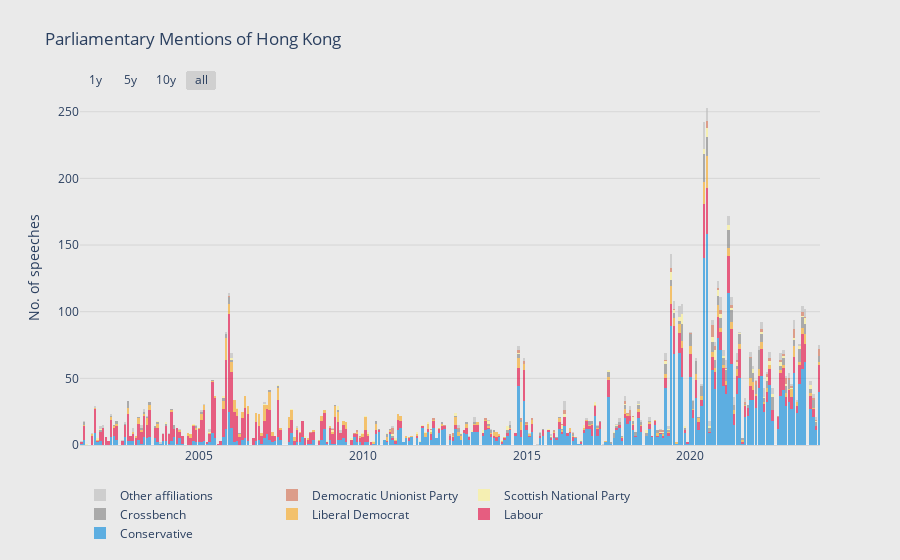

The notebook cell this image was saved under:
### Code cell
fig = go.Figure()

def add_bar(column, color):
    fig.add_trace(
        go.Bar(
            name = column,
            x = df_party_month_wide_sorted_grouped['month'],
            y = df_party_month_wide_sorted_grouped[column],
            marker_color = color,
            marker_line_width = 0,
            opacity = 0.6,
            hovertemplate = '%{y}'
        )
    )

add_bar('Conservative', '#0087DC')
add_bar('Labour', '#E4003B')
add_bar('Liberal Democrat', '#FAA61A')
add_bar('Crossbench', 'grey')
add_bar('Scottish National Party', '#FDF38E')
add_bar('Democratic Unionist Party', '#D46A4C')
add_bar('Other affiliations', '#BDBDBD')

fig.update_layout(
    title = "Parliamentary Mentions of Hong Kong",
    showlegend = True,
    legend_orientation = 'h',
    margin = dict(t=90, b=30, l=80, r=80),
    barmode = 'stack',
    hovermode = 'x unified',
    template = 'plotly_white',
    paper_bgcolor = '#eaeaea',
    plot_bgcolor = '#eaeaea',
    hoverlabel = dict(
        bgcolor = '#eaeaea'
    ),
    bargap = 0.01
)

fig.update_xaxes(
    linecolor = '#d6d6d6',
    hoverformat = '%B %Y',
    rangeselector= dict(
        buttons = list([
            dict(count=1,
                label="1y",
                step="year",
                stepmode="backward"),
            dict(count=5,
                label="5y",
                step="year",
                stepmode="backward"),
            dict(count=10,
                label="10y",
                step="year",
                stepmode="backward"),
            dict(step="all")
        ]),
        bgcolor = '#eaeaea',
        x = 0,
        y = 1
    ),
)

fig.update_yaxes(
    tickformat = ',',
    gridcolor = '#d6d6d6',
    title = 'No. of speeches'
)

fig.show()

### Figure 1 — Plotly figure (JSON) as saved in the notebook; plotly's stock layout.template omitted (floating-point values rounded to 4 significant figures; data arrays with more than 128 entries replaced by an {"elided": "..."} marker saying what was removed)
{"data": [{"hovertemplate": "%{y}", "marker": {"color": "#0087DC", "line": {"width": 0}}, "name": "Conservative", "opacity": 0.6, "type": "bar", "x": {"elided": "252 str values"}, "y": {"elided": "252 int values"}}, {"hovertemplate": "%{y}", "marker": {"color": "#E4003B", "line": {"width": 0}}, "name": "Labour", "opacity": 0.6, "type": "bar", "x": {"elided": "252 str values"}, "y": {"elided": "252 int values"}}, {"hovertemplate": "%{y}", "marker": {"color": "#FAA61A", "line": {"width": 0}}, "name": "Liberal Democrat", "opacity": 0.6, "type": "bar", "x": {"elided": "252 str values"}, "y": {"elided": "252 int values"}}, {"hovertemplate": "%{y}", "marker": {"color": "grey", "line": {"width": 0}}, "name": "Crossbench", "opacity": 0.6, "type": "bar", "x": {"elided": "252 str values"}, "y": {"elided": "252 int values"}}, {"hovertemplate": "%{y}", "marker": {"color": "#FDF38E", "line": {"width": 0}}, "name": "Scottish National Party", "opacity": 0.6, "type": "bar", "x": {"elided": "252 str values"}, "y": {"elided": "252 int values"}}, {"hovertemplate": "%{y}", "marker": {"color": "#D46A4C", "line": {"width": 0}}, "name": "Democratic Unionist Party", "opacity": 0.6, "type": "bar", "x": {"elided": "252 str values"}, "y": {"elided": "252 int values"}}, {"hovertemplate": "%{y}", "marker": {"color": "#BDBDBD", "line": {"width": 0}}, "name": "Other affiliations", "opacity": 0.6, "type": "bar", "x": {"elided": "252 str values"}, "y": {"elided": "252 int values"}}], "layout": {"bargap": 0.01, "barmode": "stack", "hoverlabel": {"bgcolor": "#eaeaea"}, "hovermode": "x unified", "legend": {"orientation": "h"}, "margin": {"b": 30, "l": 80, "r": 80, "t": 90}, "paper_bgcolor": "#eaeaea", "plot_bgcolor": "#eaeaea", "showlegend": true, "title": {"text": "Parliamentary Mentions of Hong Kong"}, "xaxis": {"hoverformat": "%B %Y", "linecolor": "#d6d6d6", "rangeselector": {"bgcolor": "#eaeaea", "buttons": [{"count": 1, "label": "1y", "step": "year", "stepmode": "backward"}, {"count": 5, "label": "5y", "step": "year", "stepmode": "backward"}, {"count": 10, "label": "10y", "step": "year", "stepmode": "backward"}, {"step": "all"}], "x": 0, "y": 1}}, "yaxis": {"gridcolor": "#d6d6d6", "tickformat": ",", "title": {"text": "No. of speeches"}}}}
